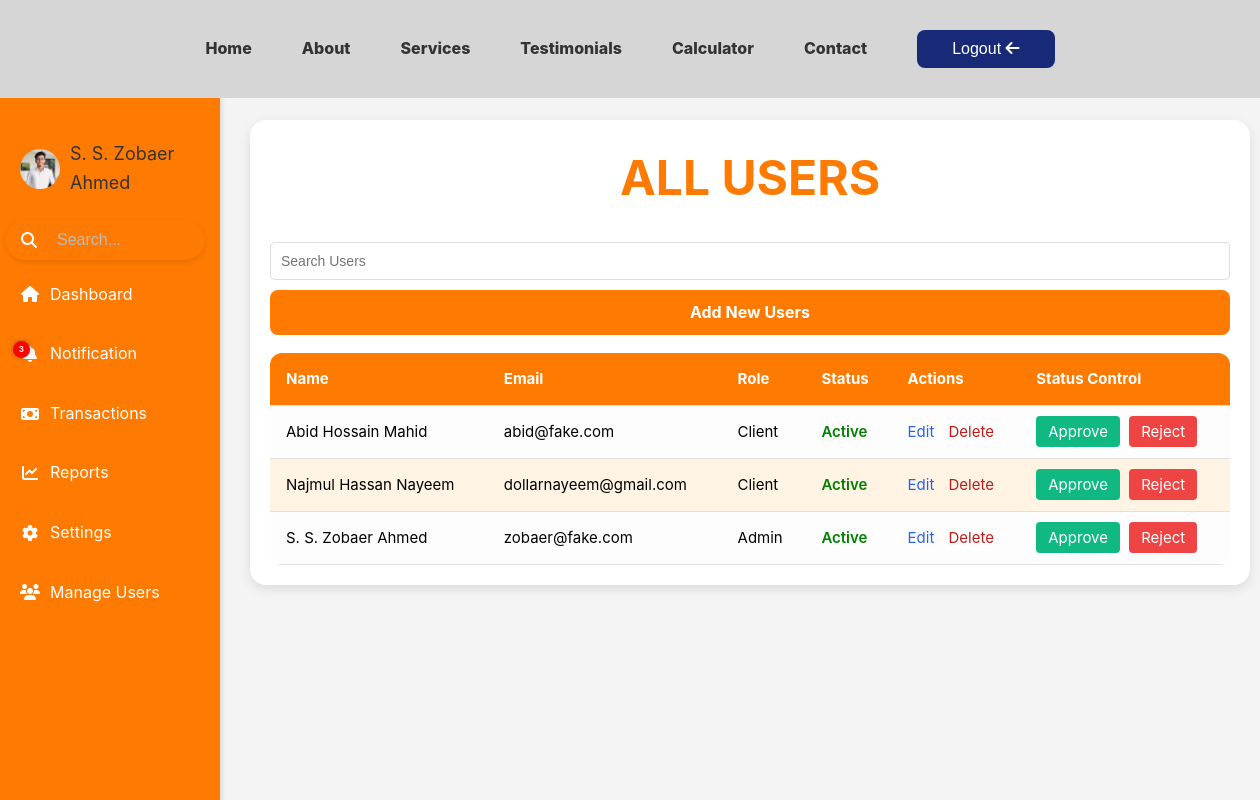
The page /view/userManagement.php (signed in) on the database its author committed.
### tables this page shows
CREATE TABLE `users` (
  `user_id` int(11) NOT NULL,
  `firstName` varchar(50) NOT NULL,
  `lastName` varchar(50) NOT NULL,
  `email` varchar(50) NOT NULL,
  `phoneNo` int(20) NOT NULL,
  `dob` date NOT NULL,
  `gender` varchar(8) NOT NULL,
  `accountType` varchar(20) NOT NULL,
  `depositAmount` float NOT NULL,
  `nid/passport` bigint(20) NOT NULL,
  `password` varchar(100) NOT NULL,
  `presentAddress` varchar(100) NOT NULL,
  `permanentAddress` varchar(100) NOT NULL,
  `imageUrl` varchar(100) NOT NULL,
  `createdAt` timestamp(6) NOT NULL DEFAULT current_timestamp(6) ON UPDATE current_timestamp(6),
  `updatedAt` timestamp(6) NOT NULL DEFAULT current_timestamp(6),
  `role_id` int(11) DEFAULT NULL
);

CREATE TABLE `roles` (
  `role_id` int(11) NOT NULL,
  `role` varchar(20) NOT NULL
);

### Model/users.php (called while the page is built, shortened)
<?php
function fetchAllUser(){
    $conn = getConnection();
    $sql = "SELECT u.*, r.role AS role
            FROM users u
            LEFT JOIN roles r ON u.role_id = r.role_id ORDER BY u.user_id DESC";
    $result = mysqli_query($conn, $sql);
    $users = [];
    if ($result && mysqli_num_rows($result) > 0) {
        while ($row = mysqli_fetch_assoc($result)) {
            $users[] = $row;
        }
    }
    return $users;
}

### view/userManagement.php (the view, shortened to what this page needs)
 <?php
    if(isset($_SESSION['email'])) {
?>
<!DOCTYPE html>
<html lang="en">
<head>
    <link rel="stylesheet" href="../assets/css/style.css">
    <link rel="stylesheet" href="../assets/css/_variable.css">
    <link rel="stylesheet" href="../assets/css/_global.css">
    <link rel="stylesheet"
        href="https://cdnjs.cloudflare.com/ajax/libs/font-awesome/6.7.2/css/all.min.css"
 />
</head>
<body>
    <?php
    include_once "../view/header.php";
    include_once "../view/adminSidebar.php";
    include_once "../model/users.php";
    $users = fetchAllUser();
    ?>
    <div class="all-users">
        <div class="all-users-title">
            <h1>ALL USERS</h1>
        </div>
        <div class="all-users-controls">
            <input type="text" id="search-reference"
                placeholder="Search Users">
            <a href="./addUsers.php" class="btn btn-add-user">Add New Users</a>
        </div>
        <div class="all-users-table-div">
            <table class="all-users-table">
                <thead>
                    <tr>
                        <th>Name</th>
                        <th>Email</th>
                        <th>Role</th>
                        <th>Status</th>
                        <th>Actions</th>
                        <th>Status Control</th>
                    </tr>
                </thead>
                <?php if (!empty($users)) { ?>
                    <tbody>
                        <?php foreach ($users as $user) { ?>
                            <tr>
                                <td><?= $user['firstName'] . ' ' . $user['lastName'] ?></td>
                                <td><?= $user['email'] ?></td>
                                <td><?php if ($user['role'] !== NULL) {
                                        echo $user['role'];
                                    } else {
                                        echo "No Role Assigned";
                                    } ?>
                                </td>
                                <td class="active">Active</td>
                                <td>
                                    <a href="../controller/userManagementController.php?editUser=<?= $user['user_id']; ?>" class="edit">Edit</a>
                                    <a href="../controller/userManagementController.php?deleteUser=<?= $user['user_id']; ?>"
                                        class="delete"
                                        onclick="return confirm('Are you sure you want to delete this user?');">Delete</a>
                                </td>
                                <td>
                                    <a href="../controller/userManagementController.php?approveUser=<?= $user['user_id']; ?>" class="approve"
                                    onclick="return confirm('Are you sure you want to approve this user?');">Approve</a>
                                    <a href="../controller/userManagementController.php?rejectUser=<?= $user['user_id']; ?>" class="reject"
                                    onclick="return confirm('Are you sure you want to reject this user?');">Reject</a>
                                </td>
                            </tr>
                        <?php } ?>
                    </tbody>
                <?php } ?>
            </table>
        </div>
    </div>
</body>
</html>
<?php
    } else {
        header("Location: ../view/login.php");
        exit();
    }
?>

### view/header.php (shortened to what this page needs)
<div class="contrainer">
    <header class="header">
        <nav>
            <ul>
                <?php
                if (basename($_SERVER['PHP_SELF']) == "index.php") { ?>
                    <li><a href="/BankingSystem">Home</a></li>
                    <li><a href="#about">About</a></li>
                    <li><a href="#services">Services</a></li>
                    <li><a href="#testimonials">Testimonials</a></li>
                    <li><a href="#calculator">Calculator</a></li>
                    <li><a href="#contact">Contact</a></li>
                    <li>
                        <a href="./view/registration.php">
                            <button class="btn">
                                Open An Account
                                <i class="fa-solid fa-arrow-right"></i>
                            </button>
                        </a>
                    </li>
                    <li>
                        <a href="./view/login.php" id="login-btn">
                            <button class="btn2">
                                Login
                                <i class="fa-solid fa-arrow-right"></i>
                            </button>
                        </a>
                    </li>
                <?php
                } else if (isset($_SESSION['logged_in'])) { ?>
                    <li><a href="/BankingSystem">Home</a></li>
                    <li><a href="/BankingSystem">About</a></li>
                    <li><a href="/BankingSystem">Services</a></li>
                    <li><a href="/BankingSystem">Testimonials</a></li>
                    <li><a href="/BankingSystem">Calculator</a></li>
                    <li><a href="/BankingSystem">Contact</a></li>
                    <li>
                        <a href="../controller/logoutController.php" id="logout-btn">
                            <button class="btn2">
                                Logout
                                <i class="fa-solid fa-arrow-left"></i>
                            </button>
                        </a>
                    </li>
                <?php } ?>
            </ul>
        </nav>
    </header>
</div>

### view/adminSidebar.php
<aside class="sidebar">
    <ul>
        <li><a href="./userProfile.php"><img class="profile-logo" height="40px" width="40px" src="<?php echo $_SESSION['imageUrl']; ?>" alt="avatar">
                <span class="profile-name"><?php echo $_SESSION['firstName'] . ' ' . $_SESSION['lastName']; ?></span>
            </a></li>
        <li>
            <div class="search-container">
                <i class="fas fa-search search-icon"></i>
                <input type="search" name="search" id="search"
                    placeholder="Search...">
            </div>
        </li>
        <li>
            <a href="./adminDashboard.php">
                <i class="fa-solid fa-house"></i> Dashboard
            </a>
        </li>
        <li class="notification-sidebar">
            <a href="./adminNotification.php"><i class="fa-solid fa-bell"></i>Notification</a>
            <span class="notification-count">3</span>
        </li>
        <li><a href="./error.php"><i class="fa-solid fa-money-bill"></i>
                Transactions</a></li>
        <li><a href="./reports.php"><i class="fa-solid fa-chart-line"></i>
                Reports</a></li>
        <li><a href="./error.php"><i class="fa-solid fa-cog"></i>
                Settings</a></li>
        <li><a href="../view/userManagement.php"><i class="fa-solid fa-users"></i>
                Manage Users</a></li>
    </ul>
</aside>

### assets/css/style.css (style rules this page uses)
.btn { display: inline-block; background-color: #ff7900; color: white; padding: 12px 25px; text-decoration: none; border-radius: 4px; font-weight: bold; }
h1 { text-align: center; color: var(--color-primary); text-decoration: solid; margin-bottom: 25px; }
.sidebar .profile-logo { border-radius: 50%; width: 40px; height: 40px; }
.sidebar .profile-name { font-size: 18px; color: #333; margin-left: 10px; }
.notification-sidebar { position: relative; }
.notification-count { position: absolute; top: 12px; right: 190px; background-color: red; color: white; font-size: 8px; padding: 2px 6px; border-radius: 100%; font-weight: bold; box-shadow: 0 0 4px rgba(0, 0, 0, 0.3); }
.sidebar { margin-top: 0px; position: fixed; }
.transactions-main, .all-users { background: #f9f9f9; border-radius: 12px; padding: 20px; margin: 0 20px 40px 30px; box-shadow: 0 4px 12px rgba(0, 0, 0, 0.8); width: 160%; height: 500px; }
.transactions-title, .all-users-title { font-size: 24px; font-weight: bold; color: #333; margin-bottom: 15px; }
.search-container { display: flex; align-items: center; background-color: var(--color-primary); border-radius: 25px; padding: 8px 15px; margin-left: 5px; box-shadow: 0 2px 5px rgba(0, 0, 0, 0.1); width: 200px; height: 40px; transition: all 0.3s ease; border: 1px solid var(--color-primary); }
.search-icon { margin-right: 10px; color: white; }
#search { border: none; outline: none; flex: 1; font-size: 16px; background-color: var(--color-primary); color: var(--color-text); width: 20px; }
#search::placeholder { color: #bbb; }
.transactions, .all-users { width: 1000px; height: 100%; background: #ffffff; border-radius: 16px; padding: 20px; box-shadow: 0 4px 12px rgba(0, 0, 0, 0.1); }
.transactions-table-div, .profile-table-div, .all-users-table-div { overflow-x: auto; height: 100%; }
.transactions-table, .profile-table, .comparison-table, .all-users-table { width: 100%; border-collapse: collapse; background-color: #fdfdfd; border-radius: 12px; overflow: hidden; }
.transactions-table th, .transactions-table td, .profile-table th, .profile-table td, .comparison-table th, .comparison-table td, .all-users-table th, .all-users-table td { padding: 14px 16px; text-align: left; font-size: 15px; border-bottom: 1px solid #e0e0e0; }
.transactions-table th, .all-users-table th { background-color: var(--color-primary); color: white; }
.transactions-table tr:nth-child(even), .all-users-table tr:nth-child(even) { background-color: #fff4e4; }
.transactions-table td, .all-users-table td { color: #000000; }
input, textarea { padding: 12px; font-size: 16px; border: 1px solid #ccc; border-radius: 4px; resize: vertical; }
.all-users-table { margin-top: 10px; }
.all-users .all-users-table-div .all-users-table .active { color: green; font-weight: 600; }
.all-users .all-users-table-div .all-users-table a.edit { color: #2563eb; margin-right: 5px; }
.all-users .all-users-table-div .all-users-table a.delete { color: #b91c1c; margin-left: 5px; }
.all-users { margin-top: 120px; margin-left: 250px; }
.btn-add-user { display: inline-block; text-align: center; margin-top: 10px; width: 960px; }
.approve { background-color: #10b981; color: white; border: none; padding: 6px 12px; border-radius: 4px; margin-right: 5px; cursor: pointer; }
.reject { background-color: #ef4444; color: white; border: none; padding: 6px 12px; border-radius: 4px; cursor: pointer; }

### assets/css/_variable.css (style rules this page uses)
:root { --color-primary: #ff7a00; --color-secondary: #182978; --btn-hover:var(--color-text); --color-gradient: linear-gradient(134deg, #ffaf36, #ff930e, #ff3e04); --color-background: #f4f4f4; --color-header: #d6d6d6; --color-text: #333; --font-family: 'Inter', sans-serif; --font-size-base: 16px; --font-size-large: 24px; --font-size-small: 12px; }

### rows shown on the page
users: firstName "Abid Hossain", lastName "Mahid", email "abid@fake.com", role.role "Client"
users: firstName "Najmul Hassan", lastName "Nayeem", email "dollarnayeem@gmail.com", role.role "Client"
users: firstName "S. S. Zobaer", lastName "Ahmed", email "zobaer@fake.com", role.role "Admin"

### other values the page prints
$_SESSION['firstName'] "S. S. Zobaer"
$_SESSION['lastName'] "Ahmed"
